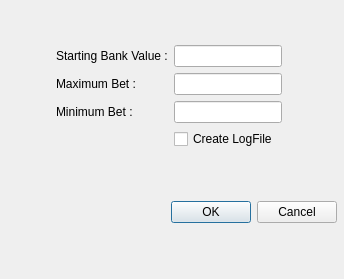
<?xml version="1.0" encoding="UTF-8"?>
<ui version="4.0">
 <class>PreferencesDialog</class>
 <widget class="QDialog" name="PreferencesDialog">
  <property name="geometry">
   <rect>
    <x>0</x>
    <y>0</y>
    <width>344</width>
    <height>279</height>
   </rect>
  </property>
  <property name="windowTitle">
   <string>Dialog</string>
  </property>
  <widget class="QWidget" name="layoutWidget">
   <property name="geometry">
    <rect>
     <x>0</x>
     <y>0</y>
     <width>337</width>
     <height>268</height>
    </rect>
   </property>
   <layout class="QVBoxLayout" name="verticalLayout_7">
    <item>
     <spacer name="verticalSpacer_4">
      <property name="orientation">
       <enum>Qt::Vertical</enum>
      </property>
      <property name="sizeHint" stdset="0">
       <size>
        <width>20</width>
        <height>40</height>
       </size>
      </property>
     </spacer>
    </item>
    <item>
     <layout class="QHBoxLayout" name="horizontalLayout_3">
      <item>
       <spacer name="horizontalSpacer_3">
        <property name="orientation">
         <enum>Qt::Horizontal</enum>
        </property>
        <property name="sizeHint" stdset="0">
         <size>
          <width>40</width>
          <height>20</height>
         </size>
        </property>
       </spacer>
      </item>
      <item>
       <layout class="QGridLayout" name="gridLayout_4">
        <item row="0" column="0">
         <widget class="QLabel" name="label_4">
          <property name="text">
           <string>Starting Bank Value :</string>
          </property>
         </widget>
        </item>
        <item row="0" column="1">
         <widget class="QLineEdit" name="startingBankValue"/>
        </item>
        <item row="1" column="0">
         <widget class="QLabel" name="label_5">
          <property name="text">
           <string>Maximum Bet :</string>
          </property>
         </widget>
        </item>
        <item row="1" column="1">
         <widget class="QLineEdit" name="maximumBetValue"/>
        </item>
        <item row="2" column="0">
         <widget class="QLabel" name="label_6">
          <property name="text">
           <string>Minimum Bet :</string>
          </property>
         </widget>
        </item>
        <item row="2" column="1">
         <widget class="QLineEdit" name="minimumBetValue"/>
        </item>
        <item row="3" column="1">
         <widget class="QCheckBox" name="checkBox_2">
          <property name="text">
           <string>Create LogFile</string>
          </property>
         </widget>
        </item>
       </layout>
      </item>
      <item>
       <spacer name="horizontalSpacer_4">
        <property name="orientation">
         <enum>Qt::Horizontal</enum>
        </property>
        <property name="sizeHint" stdset="0">
         <size>
          <width>40</width>
          <height>20</height>
         </size>
        </property>
       </spacer>
      </item>
     </layout>
    </item>
    <item>
     <spacer name="verticalSpacer_5">
      <property name="orientation">
       <enum>Qt::Vertical</enum>
      </property>
      <property name="sizeHint" stdset="0">
       <size>
        <width>20</width>
        <height>40</height>
       </size>
      </property>
     </spacer>
    </item>
    <item>
     <widget class="QDialogButtonBox" name="pushButton">
      <property name="orientation">
       <enum>Qt::Horizontal</enum>
      </property>
      <property name="standardButtons">
       <set>QDialogButtonBox::Cancel|QDialogButtonBox::Ok</set>
      </property>
     </widget>
    </item>
    <item>
     <spacer name="verticalSpacer_6">
      <property name="orientation">
       <enum>Qt::Vertical</enum>
      </property>
      <property name="sizeHint" stdset="0">
       <size>
        <width>20</width>
        <height>40</height>
       </size>
      </property>
     </spacer>
    </item>
   </layout>
  </widget>
 </widget>
 <resources/>
 <connections/>
</ui>
